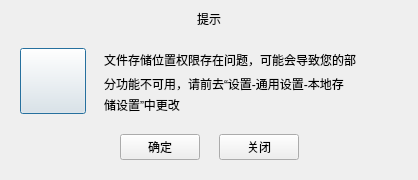
<?xml version="1.0" encoding="UTF-8"?>
<ui version="4.0">
 <class>TNStorageErrorTipsDialog</class>
 <widget class="QDialog" name="TNStorageErrorTipsDialog">
  <property name="geometry">
   <rect>
    <x>0</x>
    <y>0</y>
    <width>418</width>
    <height>180</height>
   </rect>
  </property>
  <property name="minimumSize">
   <size>
    <width>418</width>
    <height>180</height>
   </size>
  </property>
  <property name="maximumSize">
   <size>
    <width>418</width>
    <height>186</height>
   </size>
  </property>
  <property name="windowTitle">
   <string>Dialog</string>
  </property>
  <layout class="QVBoxLayout" name="verticalLayout_3">
   <property name="leftMargin">
    <number>20</number>
   </property>
   <property name="topMargin">
    <number>0</number>
   </property>
   <property name="rightMargin">
    <number>20</number>
   </property>
   <property name="bottomMargin">
    <number>20</number>
   </property>
   <item>
    <layout class="QVBoxLayout" name="verticalLayout_2">
     <property name="topMargin">
      <number>10</number>
     </property>
     <item>
      <widget class="QLabel" name="confirmTitleLabel">
       <property name="text">
        <string>提示</string>
       </property>
       <property name="alignment">
        <set>Qt::AlignCenter</set>
       </property>
      </widget>
     </item>
    </layout>
   </item>
   <item>
    <layout class="QHBoxLayout" name="horizontalLayout">
     <property name="topMargin">
      <number>12</number>
     </property>
     <property name="bottomMargin">
      <number>12</number>
     </property>
     <item>
      <widget class="QPushButton" name="offlineIcon">
       <property name="minimumSize">
        <size>
         <width>66</width>
         <height>66</height>
        </size>
       </property>
       <property name="maximumSize">
        <size>
         <width>66</width>
         <height>66</height>
        </size>
       </property>
       <property name="text">
        <string/>
       </property>
      </widget>
     </item>
     <item>
      <layout class="QVBoxLayout" name="verticalLayout">
       <property name="spacing">
        <number>0</number>
       </property>
       <property name="leftMargin">
        <number>12</number>
       </property>
       <item>
        <spacer name="verticalSpacer">
         <property name="orientation">
          <enum>Qt::Vertical</enum>
         </property>
         <property name="sizeHint" stdset="0">
          <size>
           <width>20</width>
           <height>40</height>
          </size>
         </property>
        </spacer>
       </item>
       <item>
        <widget class="QLabel" name="offlineContentLabel">
         <property name="minimumSize">
          <size>
           <width>0</width>
           <height>24</height>
          </size>
         </property>
         <property name="maximumSize">
          <size>
           <width>16777215</width>
           <height>24</height>
          </size>
         </property>
         <property name="text">
          <string>文件存储位置权限存在问题，可能会导致您的部</string>
         </property>
         <property name="alignment">
          <set>Qt::AlignLeading|Qt::AlignLeft|Qt::AlignVCenter</set>
         </property>
        </widget>
       </item>
       <item>
        <widget class="QLabel" name="offlineContentLabel2">
         <property name="minimumSize">
          <size>
           <width>0</width>
           <height>24</height>
          </size>
         </property>
         <property name="text">
          <string>分功能不可用，请前去“设置-通用设置-本地存</string>
         </property>
         <property name="alignment">
          <set>Qt::AlignLeading|Qt::AlignLeft|Qt::AlignVCenter</set>
         </property>
        </widget>
       </item>
       <item>
        <widget class="QLabel" name="offlineContentLabel3">
         <property name="text">
          <string>储设置”中更改</string>
         </property>
        </widget>
       </item>
       <item>
        <spacer name="verticalSpacer_2">
         <property name="orientation">
          <enum>Qt::Vertical</enum>
         </property>
         <property name="sizeHint" stdset="0">
          <size>
           <width>20</width>
           <height>40</height>
          </size>
         </property>
        </spacer>
       </item>
      </layout>
     </item>
    </layout>
   </item>
   <item>
    <layout class="QHBoxLayout" name="horizontalLayout_2">
     <property name="topMargin">
      <number>0</number>
     </property>
     <item>
      <spacer name="horizontalSpacer_3">
       <property name="orientation">
        <enum>Qt::Horizontal</enum>
       </property>
       <property name="sizeHint" stdset="0">
        <size>
         <width>40</width>
         <height>20</height>
        </size>
       </property>
      </spacer>
     </item>
     <item>
      <widget class="QPushButton" name="okButton">
       <property name="text">
        <string>确定</string>
       </property>
      </widget>
     </item>
     <item>
      <widget class="QLabel" name="spaceLabel">
       <property name="text">
        <string/>
       </property>
      </widget>
     </item>
     <item>
      <widget class="QPushButton" name="closeButton">
       <property name="cursor">
        <cursorShape>PointingHandCursor</cursorShape>
       </property>
       <property name="text">
        <string>关闭</string>
       </property>
      </widget>
     </item>
     <item>
      <spacer name="horizontalSpacer_2">
       <property name="orientation">
        <enum>Qt::Horizontal</enum>
       </property>
       <property name="sizeHint" stdset="0">
        <size>
         <width>40</width>
         <height>20</height>
        </size>
       </property>
      </spacer>
     </item>
    </layout>
   </item>
  </layout>
 </widget>
 <resources/>
 <connections/>
</ui>
